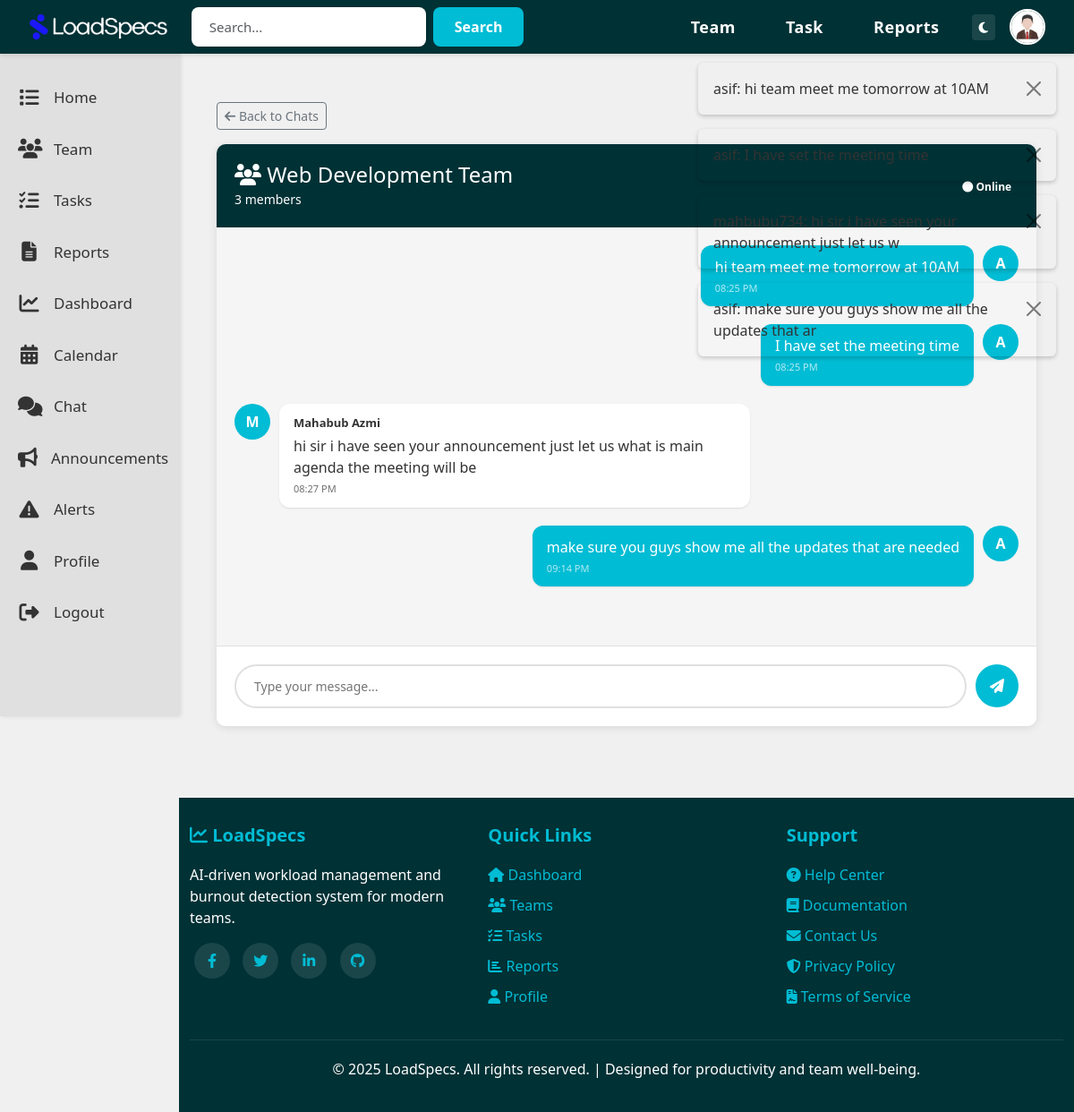
The app's page /chat/team/1/ (signed in) with its own data.
### LoadSpecsApp/models.py (models this page shows, shortened)
class User(AbstractUser):
    is_employee = models.BooleanField(default=False)
    is_team_lead = models.BooleanField(default=False)
    company_name = models.CharField(max_length=200, blank=True, null=True)
    joined_date = models.DateTimeField(default=timezone.now)
    bio = models.TextField(blank=True, null=True)
    profile_picture = models.ImageField(
        upload_to='profile_pictures/',
        blank=True,
        null=True,
        default='default_profile.png'
    )

class Message(models.Model):
    sender = models.ForeignKey(User, on_delete=models.CASCADE, related_name='sent_messages')
    team = models.ForeignKey(Team, on_delete=models.CASCADE, related_name='messages', null=True, blank=True)
    task = models.ForeignKey(Task, on_delete=models.CASCADE, related_name='messages', null=True, blank=True)
    content = models.TextField()
    timestamp = models.DateTimeField(default=timezone.now)
    is_read = models.BooleanField(default=False)
    recipient = models.ForeignKey(
        User,
        on_delete=models.CASCADE,
        related_name='received_messages',
        null=True,
        blank=True
    )
    def __str__(self):
        return f"{self.sender.username}: {self.content[:50]}"
    class Meta:
        ordering = ['timestamp']

class Team(models.Model):
    team_name = models.CharField(max_length=200)
    description = models.TextField(blank=True, null=True)
    created_by = models.ForeignKey(
        User,
        on_delete=models.CASCADE,
        related_name='teams_created'
    )
    created_at = models.DateTimeField(default=timezone.now)
    join_code = models.CharField(max_length=10, unique=True, blank=True)
    @property
    def member_count(self):
        return self.employees.count()

### LoadSpecsApp/views.py (the view)
# urls.py: path('chat/team/<int:team_id>/', views.team_chat_view, name='team_chat'),
@login_required
def team_chat_view(request, team_id):
    team = get_object_or_404(Team, id=team_id)
    user = request.user
    is_member = False
    if user.is_employee:
        is_member = user.employee_profile.team == team
    elif user.is_team_lead:
        is_member = team in user.teamlead_profile.teams.all()
    if not is_member:
        messages.error(request, 'You do not have access to this team chat.')
        return redirect('chat')
    messages_list = Message.objects.filter(team=team).order_by('timestamp')
    context = {
        'team': team,
        'messages': messages_list,
        'user': user
    }
    return render(request, 'LoadSpecsHTML/team_chat.html', context)

### templates/LoadSpecsHTML/team_chat.html (shortened to what this page needs)
{% extends 'LoadSpecsHTML/base.html' %}
{% load static %}
{% block content %}
<div class="container-fluid mt-4">
    <div class="mb-3">
        <a href="{% url 'chat' %}" class="btn btn-sm btn-outline-secondary">
            <i class="fas fa-arrow-left"></i> Back to Chats
        </a>
    </div>
    <div class="chat-container">
        <div class="chat-header">
            <div>
                <h4 class="mb-0"><i class="fas fa-users"></i> {{ team.team_name }}</h4>
                <small>{{ team.member_count }} members</small>
            </div>
            <div>
                <span class="badge badge-success"><i class="fas fa-circle"></i> Online</span>
            </div>
        </div>
        <div class="chat-messages" id="chatMessages">
            {% for message in messages %}
                <div class="message {% if message.sender == user %}own{% endif %}">
                    <div class="message-avatar">
                        {{ message.sender.username|slice:":1"|upper }}
                    </div>
                    <div class="message-content">
                        <div class="message-bubble">
                            <div class="message-sender">{{ message.sender.get_full_name|default:message.sender.username }}</div>
                            <div class="message-text">{{ message.content }}</div>
                            <div class="message-time">{{ message.timestamp|date:"h:i A" }}</div>
                        </div>
                    </div>
                </div>
            {% empty %}
                <div class="text-center text-muted py-5">
                    <i class="fas fa-comments fa-3x mb-3"></i>
                    <p>No messages yet. Start the conversation!</p>
                </div>
            {% endfor %}
        </div>
        <div class="chat-input">
            <form class="chat-input-form" id="messageForm">
                <input
                    type="text"
                    id="messageInput"
                    placeholder="Type your message..."
                    autocomplete="off"
                    required
                >
                <button type="submit">
                    <i class="fas fa-paper-plane"></i>
                </button>
            </form>
        </div>
    </div>
</div>
{% endblock %}

### templates/LoadSpecsHTML/base.html (shortened to what this page needs)
{% load static %}
<!DOCTYPE html>
<html lang="en">
<head>
    <link href="https://cdn.jsdelivr.net/npm/bootstrap@5.3.0/dist/css/bootstrap.min.css" rel="stylesheet">
    <link rel="stylesheet" href="https://cdnjs.cloudflare.com/ajax/libs/font-awesome/6.4.0/css/all.min.css">
</head>
<body>
    {% if user.is_authenticated %}
    <nav class="navbar navbar-expand-lg navbar-custom fixed-top">
        <div class="container-fluid">
            <a class="navbar-brand" href="{% url 'home' %}">
                <img src="{% static 'Images/loadspecs_logo.png' %}" alt="LoadSpecs Logo" style="height: 30px;">
            </a>
            <div class="search-bar mx-auto d-none d-lg-flex">
                <form class="d-flex" method="GET" action="{% url 'home' %}">
                    <input type="text" name="search" placeholder="Search..." class="form-control">
                    <button type="submit">Search</button>
                </form>
            </div>
            <div class="collapse navbar-collapse justify-content-end" id="navbarNav">
                <ul class="navbar-nav align-items-center">
                    <li class="nav-item">
                        <a class="nav-link" href="{% url 'team' %}">Team</a>
                    </li>
                    <li class="nav-item">
                        <a class="nav-link" href="{% url 'tasks' %}">Task</a>
                    </li>
                    <li class="nav-item">
                        <a class="nav-link" href="{% url 'reports' %}">Reports</a>
                    </li>
                    <li class="nav-item ms-2">
                        <button id="themeToggle" class="btn btn-sm" style="background: rgba(255,255,255,0.1); color: white; border: none;" title="Toggle Theme">
                            <i class="fas fa-moon"></i>
                        </button>
                    </li>
                    <li class="nav-item ms-3">
                        <a href="{% url 'profile' %}" title="Profile">
                            {% if user.profile_picture and user.profile_picture.name != 'default_profile.png' %}
                                <img src="{{ user.profile_picture.url }}" alt="Profile" class="profile-icon">
                            {% else %}
                                <div class="profile-icon d-flex align-items-center justify-content-center"
                                     style="background: linear-gradient(135deg, #667eea 0%, #764ba2 100%);">
                                    <i class="fas fa-user" style="color: white; font-size: 20px;"></i>
                                </div>
                            {% endif %}
                        </a>
                    </li>
                </ul>
            </div>
        </div>
    </nav>
    <div class="sidebar d-none d-md-block">
        <a href="{% url 'home' %}" class="sidebar-item {% if request.resolver_match.url_name == 'home' %}active{% endif %}">
            <i class="fas fa-list"></i>
            <span>Home</span>
        </a>
        <a href="{% url 'team' %}" class="sidebar-item {% if request.resolver_match.url_name == 'team' %}active{% endif %}">
            <i class="fas fa-users"></i>
            <span>Team</span>
        </a>
        <a href="{% url 'tasks' %}" class="sidebar-item {% if request.resolver_match.url_name == 'tasks' %}active{% endif %}">
            <i class="fas fa-tasks"></i>
            <span>Tasks</span>
        </a>
        <a href="{% url 'reports' %}" class="sidebar-item {% if request.resolver_match.url_name == 'reports' %}active{% endif %}">
            <i class="fas fa-file-alt"></i>
            <span>Reports</span>
        </a>
        <a href="{% url 'performance_dashboard' %}" class="sidebar-item">
            <i class="fas fa-chart-line"></i>
            <span>Dashboard</span>
        </a>
        <a href="{% url 'calendar' %}" class="sidebar-item">
            <i class="fas fa-calendar-alt"></i>
            <span>Calendar</span>
        </a>
        <a href="{% url 'chat' %}" class="sidebar-item">
            <i class="fas fa-comments"></i>
            <span>Chat</span>
        </a>
        <a href="{% url 'announcements' %}" class="sidebar-item">
            <i class="fas fa-bullhorn"></i>
            <span>Announcements</span>
        </a>
        {% if user.is_team_lead %}
        <a href="{% url 'burnout_alerts' %}" class="sidebar-item">
            <i class="fas fa-exclamation-triangle"></i>
            <span>Alerts</span>
        </a>
        {% endif %}
        <a href="{% url 'profile' %}" class="sidebar-item {% if request.resolver_match.url_name == 'profile' %}active{% endif %}">
            <i class="fas fa-user"></i>
            <span>Profile</span>
        </a>
        <a href="{% url 'logout' %}" class="sidebar-item">
            <i class="fas fa-sign-out-alt"></i>
            <span>Logout</span>
        </a>
    </div>
    {% endif %}
    {% if messages %}
    <div class="messages">
        {% for message in messages %}
        <div class="alert alert-{{ message.tags }} alert-dismissible fade show" role="alert">
            {{ message }}
            <button type="button" class="btn-close" data-bs-dismiss="alert"></button>
        </div>
        {% endfor %}
    </div>
    {% endif %}
    <div class="{% if user.is_authenticated %}main-content{% endif %}">
        {% block content %}{% endblock %}
    </div>
    {% if user.is_authenticated %}
    <footer class="footer">
        <div class="container-fluid">
            <div class="row">
                <div class="col-md-4">
                    <h5><i class="fas fa-chart-line"></i> LoadSpecs</h5>
                    <p>AI-driven workload management and burnout detection system for modern teams.</p>
                    <div class="social-icons mt-3">
                        <a href="#" title="Facebook"><i class="fab fa-facebook-f"></i></a>
                        <a href="#" title="Twitter"><i class="fab fa-twitter"></i></a>
                        <a href="#" title="LinkedIn"><i class="fab fa-linkedin-in"></i></a>
                        <a href="#" title="GitHub"><i class="fab fa-github"></i></a>
                    </div>
                </div>
                <div class="col-md-4">
                    <h5>Quick Links</h5>
                    <ul>
                        <li><a href="{% url 'home' %}"><i class="fas fa-home"></i> Dashboard</a></li>
                        <li><a href="{% url 'team' %}"><i class="fas fa-users"></i> Teams</a></li>
                        <li><a href="{% url 'tasks' %}"><i class="fas fa-tasks"></i> Tasks</a></li>
                        <li><a href="{% url 'reports' %}"><i class="fas fa-chart-bar"></i> Reports</a></li>
                        <li><a href="{% url 'profile' %}"><i class="fas fa-user"></i> Profile</a></li>
                    </ul>
                </div>
                <div class="col-md-4">
                    <h5>Support</h5>
                    <ul>
                        <li><a href="#"><i class="fas fa-question-circle"></i> Help Center</a></li>
                        <li><a href="#"><i class="fas fa-book"></i> Documentation</a></li>
                        <li><a href="#"><i class="fas fa-envelope"></i> Contact Us</a></li>
                        <li><a href="#"><i class="fas fa-shield-alt"></i> Privacy Policy</a></li>
                        <li><a href="#"><i class="fas fa-file-contract"></i> Terms of Service</a></li>
                    </ul>
                </div>
            </div>
            <div class="footer-bottom">
                <p>&copy; {{ current_year|default:"2025" }} LoadSpecs. All rights reserved. | Designed for productivity and team well-being.</p>
            </div>
        </div>
    </footer>
    {% endif %}
</body>
</html>

### records on screen
User: profile_picture (picture)
Message: sender+content "asif: hi team meet me tomorrow at 10AM", sender.username "A", content "hi team meet me tomorrow at 10AM", timestamp "08:25 PM"
Message: sender.username "A", content "I have set the meeting time", timestamp "08:25 PM"
Message: sender+content "mahbubu734: hi sir i have seen your announcement just let us w", sender.username "M", sender.get_full_name "Mahabub Azmi", content "hi sir i have seen your announcement just let us what is main agenda the meeting will be", timestamp "08:27 PM"
Message: sender+content "asif: make sure you guys show me all the updates that ar", sender.username "A", content "make sure you guys show me all the updates that are needed", timestamp "09:14 PM"
Team: team_name "Web Development Team", member_count "3"

### other values on screen
{{ current_year|default:"2025" }} "2025"
